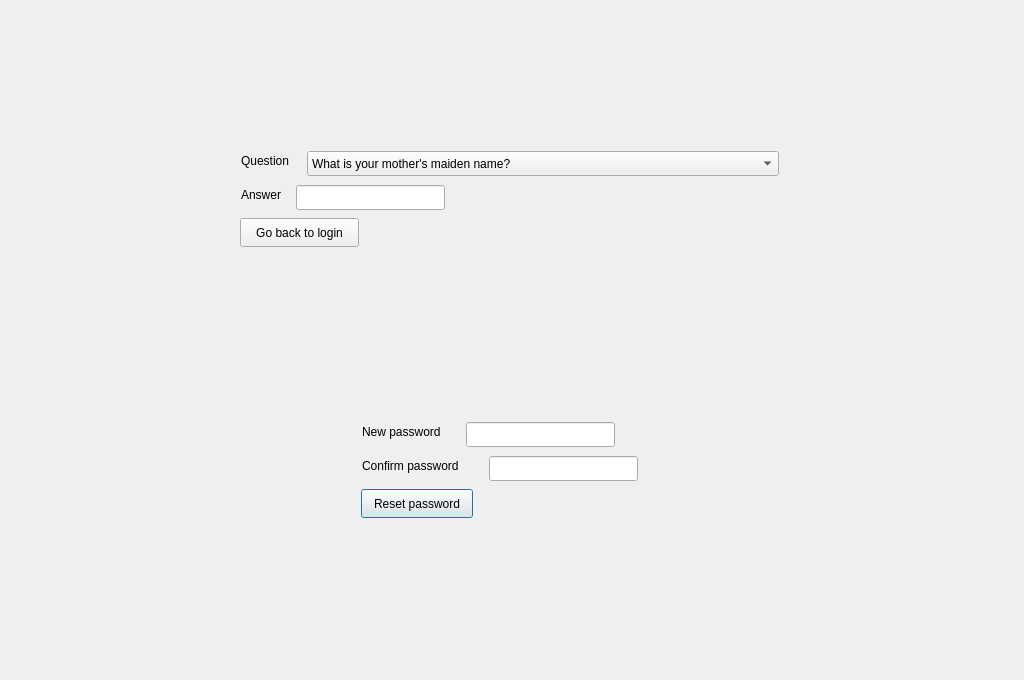
<?xml version="1.0" encoding="UTF-8"?>
<ui version="4.0">
 <class>ForgotPassword</class>
 <widget class="QDialog" name="ForgotPassword">
  <property name="geometry">
   <rect>
    <x>0</x>
    <y>0</y>
    <width>1024</width>
    <height>680</height>
   </rect>
  </property>
  <property name="sizePolicy">
   <sizepolicy hsizetype="Preferred" vsizetype="Preferred">
    <horstretch>0</horstretch>
    <verstretch>0</verstretch>
   </sizepolicy>
  </property>
  <property name="windowTitle">
   <string>Dialog</string>
  </property>
  <widget class="QWidget" name="widget" native="true">
   <property name="enabled">
    <bool>true</bool>
   </property>
   <property name="geometry">
    <rect>
     <x>350</x>
     <y>410</y>
     <width>300</width>
     <height>119</height>
    </rect>
   </property>
   <property name="sizePolicy">
    <sizepolicy hsizetype="Preferred" vsizetype="Preferred">
     <horstretch>0</horstretch>
     <verstretch>0</verstretch>
    </sizepolicy>
   </property>
   <property name="maximumSize">
    <size>
     <width>16777215</width>
     <height>16777215</height>
    </size>
   </property>
   <widget class="QPushButton" name="pushButton_2">
    <property name="geometry">
     <rect>
      <x>11</x>
      <y>79</y>
      <width>112</width>
      <height>29</height>
     </rect>
    </property>
    <property name="text">
     <string>Reset password</string>
    </property>
   </widget>
   <widget class="QLineEdit" name="lineEdit_2">
    <property name="geometry">
     <rect>
      <x>116</x>
      <y>12</y>
      <width>149</width>
      <height>25</height>
     </rect>
    </property>
   </widget>
   <widget class="QLabel" name="label_3">
    <property name="geometry">
     <rect>
      <x>12</x>
      <y>12</y>
      <width>97</width>
      <height>20</height>
     </rect>
    </property>
    <property name="text">
     <string>New password</string>
    </property>
   </widget>
   <widget class="QLineEdit" name="lineEdit_3">
    <property name="geometry">
     <rect>
      <x>139</x>
      <y>46</y>
      <width>149</width>
      <height>25</height>
     </rect>
    </property>
   </widget>
   <widget class="QLabel" name="label_4">
    <property name="geometry">
     <rect>
      <x>12</x>
      <y>46</y>
      <width>120</width>
      <height>20</height>
     </rect>
    </property>
    <property name="text">
     <string>Confirm password</string>
    </property>
   </widget>
  </widget>
  <widget class="QPushButton" name="pushButton">
   <property name="geometry">
    <rect>
     <x>240</x>
     <y>218</y>
     <width>119</width>
     <height>29</height>
    </rect>
   </property>
   <property name="text">
    <string>Go back to login</string>
   </property>
  </widget>
  <widget class="QComboBox" name="comboBox">
   <property name="geometry">
    <rect>
     <x>307</x>
     <y>151</y>
     <width>472</width>
     <height>25</height>
    </rect>
   </property>
   <item>
    <property name="text">
     <string>What is your mother's maiden name?</string>
    </property>
   </item>
   <item>
    <property name="text">
     <string>What is the name of your first pet?</string>
    </property>
   </item>
   <item>
    <property name="text">
     <string>What was your first car?</string>
    </property>
   </item>
   <item>
    <property name="text">
     <string>What elementary school did you attend?</string>
    </property>
   </item>
   <item>
    <property name="text">
     <string>What is the name of the town where you were born?</string>
    </property>
   </item>
   <item>
    <property name="text">
     <string>When you were young, what did you want to be when you grew up?</string>
    </property>
   </item>
   <item>
    <property name="text">
     <string>Who was your childhood hero?</string>
    </property>
   </item>
   <item>
    <property name="text">
     <string>Where was your best family vacation as a kid?</string>
    </property>
   </item>
  </widget>
  <widget class="QLabel" name="label">
   <property name="geometry">
    <rect>
     <x>241</x>
     <y>151</y>
     <width>59</width>
     <height>20</height>
    </rect>
   </property>
   <property name="text">
    <string>Question</string>
   </property>
  </widget>
  <widget class="QLabel" name="label_2">
   <property name="geometry">
    <rect>
     <x>241</x>
     <y>185</y>
     <width>48</width>
     <height>20</height>
    </rect>
   </property>
   <property name="text">
    <string>Answer</string>
   </property>
  </widget>
  <widget class="QLineEdit" name="lineEdit">
   <property name="geometry">
    <rect>
     <x>296</x>
     <y>185</y>
     <width>149</width>
     <height>25</height>
    </rect>
   </property>
  </widget>
 </widget>
 <resources/>
 <connections>
  <connection>
   <sender>pushButton</sender>
   <signal>clicked()</signal>
   <receiver>widget</receiver>
   <slot>show()</slot>
   <hints>
    <hint type="sourcelabel">
     <x>501</x>
     <y>194</y>
    </hint>
    <hint type="destinationlabel">
     <x>594</x>
     <y>382</y>
    </hint>
   </hints>
  </connection>
 </connections>
</ui>
